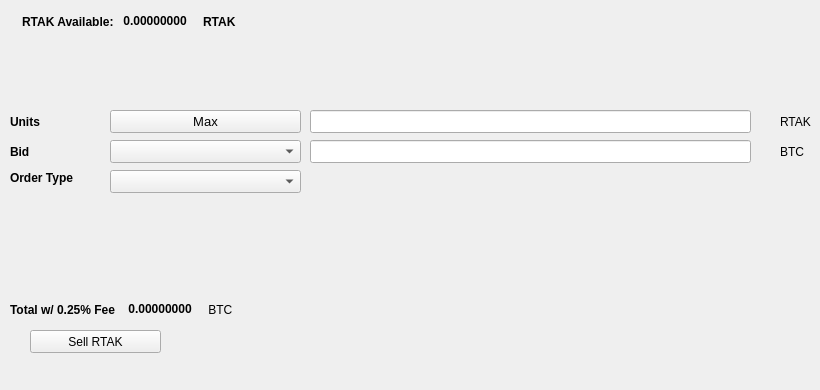
   <widget class="QWidget" name="SellTab">
    <attribute name="title">
     <string>Sell</string>
    </attribute>
    <widget class="QLabel" name="label_16">
     <property name="geometry">
      <rect>
       <x>780</x>
       <y>140</y>
       <width>31</width>
       <height>23</height>
      </rect>
     </property>
     <property name="text">
      <string>BTC</string>
     </property>
    </widget>
    <widget class="QComboBox" name="SellBidcomboBox">
     <property name="geometry">
      <rect>
       <x>110</x>
       <y>140</y>
       <width>191</width>
       <height>23</height>
      </rect>
     </property>
     <property name="font">
      <font>
       <pointsize>10</pointsize>
      </font>
     </property>
    </widget>
    <widget class="QLabel" name="label_18">
     <property name="geometry">
      <rect>
       <x>10</x>
       <y>110</y>
       <width>46</width>
       <height>23</height>
      </rect>
     </property>
     <property name="font">
      <font>
       <weight>75</weight>
       <bold>true</bold>
      </font>
     </property>
     <property name="text">
      <string>Units</string>
     </property>
    </widget>
    <widget class="QPushButton" name="Sell_Max_Amount">
     <property name="geometry">
      <rect>
       <x>110</x>
       <y>110</y>
       <width>191</width>
       <height>23</height>
      </rect>
     </property>
     <property name="font">
      <font>
       <pointsize>10</pointsize>
      </font>
     </property>
     <property name="text">
      <string>Max</string>
     </property>
    </widget>
    <widget class="QLabel" name="label_20">
     <property name="geometry">
      <rect>
       <x>10</x>
       <y>170</y>
       <width>91</width>
       <height>16</height>
      </rect>
     </property>
     <property name="font">
      <font>
       <weight>75</weight>
       <bold>true</bold>
      </font>
     </property>
     <property name="text">
      <string>Order Type</string>
     </property>
    </widget>
    <widget class="QComboBox" name="SellOrdertypeCombo">
     <property name="geometry">
      <rect>
       <x>110</x>
       <y>170</y>
       <width>191</width>
       <height>23</height>
      </rect>
     </property>
     <property name="font">
      <font>
       <pointsize>10</pointsize>
      </font>
     </property>
    </widget>
    <widget class="QLabel" name="label_21">
     <property name="geometry">
      <rect>
       <x>10</x>
       <y>140</y>
       <width>46</width>
       <height>23</height>
      </rect>
     </property>
     <property name="font">
      <font>
       <weight>75</weight>
       <bold>true</bold>
      </font>
     </property>
     <property name="text">
      <string>Bid</string>
     </property>
    </widget>
    <widget class="QLabel" name="label_22">
     <property name="geometry">
      <rect>
       <x>780</x>
       <y>110</y>
       <width>31</width>
       <height>23</height>
      </rect>
     </property>
     <property name="text">
      <string>RTAK</string>
     </property>
    </widget>
    <widget class="QLineEdit" name="UnitsInputRTAK">
     <property name="geometry">
      <rect>
       <x>310</x>
       <y>110</y>
       <width>441</width>
       <height>23</height>
      </rect>
     </property>
     <property name="font">
      <font>
       <pointsize>9</pointsize>
       <weight>75</weight>
       <bold>true</bold>
      </font>
     </property>
    </widget>
    <widget class="QLineEdit" name="SellBidPriceEdit">
     <property name="geometry">
      <rect>
       <x>310</x>
       <y>140</y>
       <width>441</width>
       <height>23</height>
      </rect>
     </property>
     <property name="font">
      <font>
       <pointsize>9</pointsize>
       <weight>75</weight>
       <bold>true</bold>
      </font>
     </property>
    </widget>
    <widget class="QPushButton" name="SellRTAKBTN">
     <property name="geometry">
      <rect>
       <x>30</x>
       <y>330</y>
       <width>131</width>
       <height>23</height>
      </rect>
     </property>
     <property name="text">
      <string>Sell RTAK</string>
     </property>
     <property name="icon">
      <iconset resource="../rtak">
       <normaloff>:/icons/bitcoin</normaloff>:/icons/bitcoin</iconset>
     </property>
    </widget>
    <widget class="QWidget" name="layoutWidget3">
     <property name="geometry">
      <rect>
       <x>22</x>
       <y>12</y>
       <width>258</width>
       <height>19</height>
      </rect>
     </property>
     <layout class="QHBoxLayout" name="horizontalLayout">
      <item>
       <widget class="QLabel" name="label232_2">
        <property name="font">
         <font>
          <weight>75</weight>
          <bold>true</bold>
         </font>
        </property>
        <property name="text">
         <string>RTAK Available:</string>
        </property>
       </widget>
      </item>
      <item>
       <widget class="QLabel" name="RTAKAvailableLabel">
        <property name="palette">
         <palette>
          <active>
           <colorrole role="WindowText">
            <brush brushstyle="SolidPattern">
             <color alpha="255">
              <red>0</red>
              <green>0</green>
              <blue>0</blue>
             </color>
            </brush>
           </colorrole>
           <colorrole role="Button">
            <brush brushstyle="SolidPattern">
             <color alpha="255">
              <red>0</red>
              <green>170</green>
              <blue>0</blue>
             </color>
            </brush>
           </colorrole>
           <colorrole role="Light">
            <brush brushstyle="SolidPattern">
             <color alpha="255">
              <red>0</red>
              <green>255</green>
              <blue>0</blue>
             </color>
            </brush>
           </colorrole>
           <colorrole role="Midlight">
            <brush brushstyle="SolidPattern">
             <color alpha="255">
              <red>0</red>
              <green>212</green>
              <blue>0</blue>
             </color>
            </brush>
           </colorrole>
           <colorrole role="Dark">
            <brush brushstyle="SolidPattern">
             <color alpha="255">
              <red>0</red>
              <green>85</green>
              <blue>0</blue>
             </color>
            </brush>
           </colorrole>
           <colorrole role="Mid">
            <brush brushstyle="SolidPattern">
             <color alpha="255">
              <red>0</red>
              <green>113</green>
              <blue>0</blue>
             </color>
            </brush>
           </colorrole>
           <colorrole role="Text">
            <brush brushstyle="SolidPattern">
             <color alpha="255">
              <red>0</red>
              <green>170</green>
              <blue>0</blue>
             </color>
            </brush>
           </colorrole>
           <colorrole role="BrightText">
            <brush brushstyle="SolidPattern">
             <color alpha="255">
              <red>255</red>
              <green>255</green>
              <blue>255</blue>
             </color>
            </brush>
           </colorrole>
           <colorrole role="ButtonText">
            <brush brushstyle="SolidPattern">
             <color alpha="255">
              <red>0</red>
              <green>0</green>
              <blue>0</blue>
             </color>
            </brush>
           </colorrole>
           <colorrole role="Base">
            <brush brushstyle="SolidPattern">
             <color alpha="255">
              <red>255</red>
              <green>255</green>
              <blue>255</blue>
             </color>
            </brush>
           </colorrole>
           <colorrole role="Window">
            <brush brushstyle="SolidPattern">
             <color alpha="255">
              <red>0</red>
              <green>170</green>
              <blue>0</blue>
             </color>
            </brush>
           </colorrole>
           <colorrole role="Shadow">
            <brush brushstyle="SolidPattern">
             <color alpha="255">
              <red>0</red>
              <green>0</green>
              <blue>0</blue>
             </color>
            </brush>
           </colorrole>
           <colorrole role="AlternateBase">
            <brush brushstyle="SolidPattern">
             <color alpha="255">
              <red>127</red>
              <green>212</green>
              <blue>127</blue>
             </color>
            </brush>
           </colorrole>
           <colorrole role="ToolTipBase">
            <brush brushstyle="SolidPattern">
             <color alpha="255">
              <red>255</red>
              <green>255</green>
              <blue>220</blue>
             </color>
            </brush>
           </colorrole>
           <colorrole role="ToolTipText">
            <brush brushstyle="SolidPattern">
             <color alpha="255">
              <red>0</red>
              <green>0</green>
              <blue>0</blue>
             </color>
            </brush>
           </colorrole>
          </active>
          <inactive>
           <colorrole role="WindowText">
            <brush brushstyle="SolidPattern">
             <color alpha="255">
              <red>0</red>
              <green>0</green>
              <blue>0</blue>
             </color>
            </brush>
           </colorrole>
           <colorrole role="Button">
            <brush brushstyle="SolidPattern">
             <color alpha="255">
              <red>0</red>
              <green>170</green>
              <blue>0</blue>
             </color>
            </brush>
           </colorrole>
           <colorrole role="Light">
            <brush brushstyle="SolidPattern">
             <color alpha="255">
              <red>0</red>
              <green>255</green>
              <blue>0</blue>
             </color>
            </brush>
           </colorrole>
           <colorrole role="Midlight">
            <brush brushstyle="SolidPattern">
             <color alpha="255">
              <red>0</red>
              <green>212</green>
              <blue>0</blue>
             </color>
            </brush>
           </colorrole>
           <colorrole role="Dark">
            <brush brushstyle="SolidPattern">
             <color alpha="255">
              <red>0</red>
              <green>85</green>
              <blue>0</blue>
             </color>
            </brush>
           </colorrole>
           <colorrole role="Mid">
            <brush brushstyle="SolidPattern">
             <color alpha="255">
              <red>0</red>
              <green>113</green>
              <blue>0</blue>
             </color>
            </brush>
           </colorrole>
           <colorrole role="Text">
            <brush brushstyle="SolidPattern">
             <color alpha="255">
              <red>0</red>
              <green>170</green>
              <blue>0</blue>
             </color>
            </brush>
           </colorrole>
           <colorrole role="BrightText">
            <brush brushstyle="SolidPattern">
             <color alpha="255">
              <red>255</red>
              <green>255</green>
              <blue>255</blue>
             </color>
            </brush>
           </colorrole>
           <colorrole role="ButtonText">
            <brush brushstyle="SolidPattern">
             <color alpha="255">
              <red>0</red>
              <green>0</green>
              <blue>0</blue>
             </color>
            </brush>
           </colorrole>
           <colorrole role="Base">
            <brush brushstyle="SolidPattern">
             <color alpha="255">
              <red>255</red>
              <green>255</green>
              <blue>255</blue>
             </color>
            </brush>
           </colorrole>
           <colorrole role="Window">
            <brush brushstyle="SolidPattern">
             <color alpha="255">
              <red>0</red>
              <green>170</green>
              <blue>0</blue>
             </color>
            </brush>
           </colorrole>
           <colorrole role="Shadow">
            <brush brushstyle="SolidPattern">
             <color alpha="255">
              <red>0</red>
              <green>0</green>
              <blue>0</blue>
             </color>
            </brush>
           </colorrole>
           <colorrole role="AlternateBase">
            <brush brushstyle="SolidPattern">
             <color alpha="255">
              <red>127</red>
              <green>212</green>
              <blue>127</blue>
             </color>
            </brush>
           </colorrole>
           <colorrole role="ToolTipBase">
            <brush brushstyle="SolidPattern">
             <color alpha="255">
              <red>255</red>
              <green>255</green>
              <blue>220</blue>
             </color>
            </brush>
           </colorrole>
           <colorrole role="ToolTipText">
            <brush brushstyle="SolidPattern">
             <color alpha="255">
              <red>0</red>
              <green>0</green>
              <blue>0</blue>
             </color>
            </brush>
           </colorrole>
          </inactive>
          <disabled>
           <colorrole role="WindowText">
            <brush brushstyle="SolidPattern">
             <color alpha="255">
              <red>0</red>
              <green>85</green>
              <blue>0</blue>
             </color>
            </brush>
           </colorrole>
           <colorrole role="Button">
            <brush brushstyle="SolidPattern">
             <color alpha="255">
              <red>0</red>
              <green>170</green>
              <blue>0</blue>
             </color>
            </brush>
           </colorrole>
           <colorrole role="Light">
            <brush brushstyle="SolidPattern">
             <color alpha="255">
              <red>0</red>
              <green>255</green>
              <blue>0</blue>
             </color>
            </brush>
           </colorrole>
           <colorrole role="Midlight">
            <brush brushstyle="SolidPattern">
             <color alpha="255">
              <red>0</red>
              <green>212</green>
              <blue>0</blue>
             </color>
            </brush>
           </colorrole>
           <colorrole role="Dark">
            <brush brushstyle="SolidPattern">
             <color alpha="255">
              <red>0</red>
              <green>85</green>
              <blue>0</blue>
             </color>
            </brush>
           </colorrole>
           <colorrole role="Mid">
            <brush brushstyle="SolidPattern">
             <color alpha="255">
              <red>0</red>
              <green>113</green>
              <blue>0</blue>
             </color>
            </brush>
           </colorrole>
           <colorrole role="Text">
            <brush brushstyle="SolidPattern">
             <color alpha="255">
              <red>0</red>
              <green>85</green>
              <blue>0</blue>
             </color>
            </brush>
           </colorrole>
           <colorrole role="BrightText">
            <brush brushstyle="SolidPattern">
             <color alpha="255">
              <red>255</red>
              <green>255</green>
              <blue>255</blue>
             </color>
            </brush>
           </colorrole>
           <colorrole role="ButtonText">
            <brush brushstyle="SolidPattern">
             <color alpha="255">
              <red>0</red>
              <green>85</green>
              <blue>0</blue>
             </color>
            </brush>
           </colorrole>
           <colorrole role="Base">
            <brush brushstyle="SolidPattern">
             <color alpha="255">
              <red>0</red>
              <green>170</green>
              <blue>0</blue>
             </color>
            </brush>
           </colorrole>
           <colorrole role="Window">
            <brush brushstyle="SolidPattern">
             <color alpha="255">
              <red>0</red>
              <green>170</green>
              <blue>0</blue>
             </color>
            </brush>
           </colorrole>
           <colorrole role="Shadow">
            <brush brushstyle="SolidPattern">
             <color alpha="255">
              <red>0</red>
              <green>0</green>
              <blue>0</blue>
             </color>
            </brush>
           </colorrole>
           <colorrole role="AlternateBase">
            <brush brushstyle="SolidPattern">
             <color alpha="255">
              <red>0</red>
              <green>170</green>
              <blue>0</blue>
             </color>
            </brush>
           </colorrole>
           <colorrole role="ToolTipBase">
            <brush brushstyle="SolidPattern">
             <color alpha="255">
              <red>255</red>
              <green>255</green>
              <blue>220</blue>
             </color>
            </brush>
           </colorrole>
           <colorrole role="ToolTipText">
            <brush brushstyle="SolidPattern">
             <color alpha="255">
              <red>0</red>
              <green>0</green>
              <blue>0</blue>
             </color>
            </brush>
           </colorrole>
          </disabled>
         </palette>
        </property>
        <property name="font">
         <font>
          <weight>75</weight>
          <bold>true</bold>
         </font>
        </property>
        <property name="text">
         <string> 0.00000000 </string>
        </property>
        <property name="textInteractionFlags">
         <set>Qt::LinksAccessibleByMouse|Qt::TextSelectableByKeyboard|Qt::TextSelectableByMouse</set>
        </property>
       </widget>
      </item>
      <item>
       <widget class="QLabel" name="labelRTAK">
        <property name="font">
         <font>
          <weight>75</weight>
          <bold>true</bold>
         </font>
        </property>
        <property name="text">
         <string>RTAK</string>
        </property>
       </widget>
      </item>
     </layout>
    </widget>
    <widget class="QWidget" name="layoutWidget">
     <property name="geometry">
      <rect>
       <x>10</x>
       <y>300</y>
       <width>268</width>
       <height>19</height>
      </rect>
     </property>
     <layout class="QHBoxLayout" name="horizontalLayout_2">
      <item>
       <widget class="QLabel" name="label_19">
        <property name="font">
         <font>
          <weight>75</weight>
          <bold>true</bold>
         </font>
        </property>
        <property name="text">
         <string>Total w/ 0.25% Fee </string>
        </property>
       </widget>
      </item>
      <item>
       <widget class="QLabel" name="SellCostLabel">
        <property name="palette">
         <palette>
          <active>
           <colorrole role="WindowText">
            <brush brushstyle="SolidPattern">
             <color alpha="255">
              <red>0</red>
              <green>0</green>
              <blue>0</blue>
             </color>
            </brush>
           </colorrole>
           <colorrole role="Button">
            <brush brushstyle="SolidPattern">
             <color alpha="255">
              <red>0</red>
              <green>170</green>
              <blue>0</blue>
             </color>
            </brush>
           </colorrole>
           <colorrole role="Light">
            <brush brushstyle="SolidPattern">
             <color alpha="255">
              <red>0</red>
              <green>255</green>
              <blue>0</blue>
             </color>
            </brush>
           </colorrole>
           <colorrole role="Midlight">
            <brush brushstyle="SolidPattern">
             <color alpha="255">
              <red>0</red>
              <green>212</green>
              <blue>0</blue>
             </color>
            </brush>
           </colorrole>
           <colorrole role="Dark">
            <brush brushstyle="SolidPattern">
             <color alpha="255">
              <red>0</red>
              <green>85</green>
              <blue>0</blue>
             </color>
            </brush>
           </colorrole>
           <colorrole role="Mid">
            <brush brushstyle="SolidPattern">
             <color alpha="255">
              <red>0</red>
              <green>113</green>
              <blue>0</blue>
             </color>
            </brush>
           </colorrole>
           <colorrole role="Text">
            <brush brushstyle="SolidPattern">
             <color alpha="255">
              <red>0</red>
              <green>170</green>
              <blue>0</blue>
             </color>
            </brush>
           </colorrole>
           <colorrole role="BrightText">
            <brush brushstyle="SolidPattern">
             <color alpha="255">
              <red>255</red>
              <green>255</green>
              <blue>255</blue>
             </color>
            </brush>
           </colorrole>
           <colorrole role="ButtonText">
            <brush brushstyle="SolidPattern">
             <color alpha="255">
              <red>0</red>
              <green>0</green>
              <blue>0</blue>
             </color>
            </brush>
           </colorrole>
           <colorrole role="Base">
            <brush brushstyle="SolidPattern">
             <color alpha="255">
              <red>255</red>
              <green>255</green>
              <blue>255</blue>
             </color>
            </brush>
           </colorrole>
           <colorrole role="Window">
            <brush brushstyle="SolidPattern">
             <color alpha="255">
              <red>0</red>
              <green>170</green>
              <blue>0</blue>
             </color>
            </brush>
           </colorrole>
           <colorrole role="Shadow">
            <brush brushstyle="SolidPattern">
             <color alpha="255">
              <red>0</red>
              <green>0</green>
              <blue>0</blue>
             </color>
            </brush>
           </colorrole>
           <colorrole role="AlternateBase">
            <brush brushstyle="SolidPattern">
             <color alpha="255">
              <red>127</red>
              <green>212</green>
              <blue>127</blue>
             </color>
            </brush>
           </colorrole>
           <colorrole role="ToolTipBase">
            <brush brushstyle="SolidPattern">
             <color alpha="255">
              <red>255</red>
              <green>255</green>
              <blue>220</blue>
             </color>
            </brush>
           </colorrole>
           <colorrole role="ToolTipText">
            <brush brushstyle="SolidPattern">
             <color alpha="255">
              <red>0</red>
              <green>0</green>
              <blue>0</blue>
             </color>
            </brush>
           </colorrole>
          </active>
          <inactive>
           <colorrole role="WindowText">
            <brush brushstyle="SolidPattern">
             <color alpha="255">
              <red>0</red>
              <green>0</green>
              <blue>0</blue>
             </color>
            </brush>
           </colorrole>
           <colorrole role="Button">
            <brush brushstyle="SolidPattern">
             <color alpha="255">
              <red>0</red>
              <green>170</green>
              <blue>0</blue>
             </color>
            </brush>
           </colorrole>
           <colorrole role="Light">
            <brush brushstyle="SolidPattern">
             <color alpha="255">
              <red>0</red>
              <green>255</green>
              <blue>0</blue>
             </color>
            </brush>
           </colorrole>
           <colorrole role="Midlight">
            <brush brushstyle="SolidPattern">
             <color alpha="255">
              <red>0</red>
              <green>212</green>
              <blue>0</blue>
             </color>
            </brush>
           </colorrole>
           <colorrole role="Dark">
            <brush brushstyle="SolidPattern">
             <color alpha="255">
              <red>0</red>
              <green>85</green>
              <blue>0</blue>
             </color>
            </brush>
           </colorrole>
           <colorrole role="Mid">
            <brush brushstyle="SolidPattern">
             <color alpha="255">
              <red>0</red>
              <green>113</green>
              <blue>0</blue>
             </color>
            </brush>
           </colorrole>
           <colorrole role="Text">
            <brush brushstyle="SolidPattern">
             <color alpha="255">
              <red>0</red>
              <green>170</green>
              <blue>0</blue>
             </color>
            </brush>
           </colorrole>
           <colorrole role="BrightText">
            <brush brushstyle="SolidPattern">
             <color alpha="255">
              <red>255</red>
              <green>255</green>
              <blue>255</blue>
             </color>
            </brush>
           </colorrole>
           <colorrole role="ButtonText">
            <brush brushstyle="SolidPattern">
             <color alpha="255">
              <red>0</red>
              <green>0</green>
              <blue>0</blue>
             </color>
            </brush>
           </colorrole>
           <colorrole role="Base">
            <brush brushstyle="SolidPattern">
             <color alpha="255">
              <red>255</red>
              <green>255</green>
              <blue>255</blue>
             </color>
            </brush>
           </colorrole>
           <colorrole role="Window">
            <brush brushstyle="SolidPattern">
             <color alpha="255">
              <red>0</red>
              <green>170</green>
              <blue>0</blue>
             </color>
            </brush>
           </colorrole>
           <colorrole role="Shadow">
            <brush brushstyle="SolidPattern">
             <color alpha="255">
              <red>0</red>
              <green>0</green>
              <blue>0</blue>
             </color>
            </brush>
           </colorrole>
           <colorrole role="AlternateBase">
            <brush brushstyle="SolidPattern">
             <color alpha="255">
              <red>127</red>
              <green>212</green>
              <blue>127</blue>
             </color>
            </brush>
           </colorrole>
           <colorrole role="ToolTipBase">
            <brush brushstyle="SolidPattern">
             <color alpha="255">
              <red>255</red>
              <green>255</green>
              <blue>220</blue>
             </color>
            </brush>
           </colorrole>
           <colorrole role="ToolTipText">
            <brush brushstyle="SolidPattern">
             <color alpha="255">
              <red>0</red>
              <green>0</green>
              <blue>0</blue>
             </color>
            </brush>
           </colorrole>
          </inactive>
          <disabled>
           <colorrole role="WindowText">
            <brush brushstyle="SolidPattern">
             <color alpha="255">
              <red>0</red>
              <green>85</green>
              <blue>0</blue>
             </color>
            </brush>
           </colorrole>
           <colorrole role="Button">
            <brush brushstyle="SolidPattern">
             <color alpha="255">
              <red>0</red>
              <green>170</green>
              <blue>0</blue>
             </color>
            </brush>
           </colorrole>
           <colorrole role="Light">
            <brush brushstyle="SolidPattern">
             <color alpha="255">
              <red>0</red>
              <green>255</green>
              <blue>0</blue>
             </color>
            </brush>
           </colorrole>
           <colorrole role="Midlight">
            <brush brushstyle="SolidPattern">
             <color alpha="255">
              <red>0</red>
              <green>212</green>
              <blue>0</blue>
             </color>
            </brush>
           </colorrole>
           <colorrole role="Dark">
            <brush brushstyle="SolidPattern">
             <color alpha="255">
              <red>0</red>
              <green>85</green>
              <blue>0</blue>
             </color>
            </brush>
           </colorrole>
           <colorrole role="Mid">
            <brush brushstyle="SolidPattern">
             <color alpha="255">
              <red>0</red>
              <green>113</green>
              <blue>0</blue>
             </color>
            </brush>
           </colorrole>
           <colorrole role="Text">
            <brush brushstyle="SolidPattern">
             <color alpha="255">
              <red>0</red>
              <green>85</green>
              <blue>0</blue>
             </color>
            </brush>
           </colorrole>
           <colorrole role="BrightText">
            <brush brushstyle="SolidPattern">
             <color alpha="255">
              <red>255</red>
              <green>255</green>
              <blue>255</blue>
             </color>
            </brush>
           </colorrole>
           <colorrole role="ButtonText">
            <brush brushstyle="SolidPattern">
             <color alpha="255">
              <red>0</red>
              <green>85</green>
              <blue>0</blue>
             </color>
            </brush>
           </colorrole>
           <colorrole role="Base">
            <brush brushstyle="SolidPattern">
             <color alpha="255">
              <red>0</red>
              <green>170</green>
              <blue>0</blue>
             </color>
            </brush>
           </colorrole>
           <colorrole role="Window">
            <brush brushstyle="SolidPattern">
             <color alpha="255">
              <red>0</red>
              <green>170</green>
              <blue>0</blue>
             </color>
            </brush>
           </colorrole>
           <colorrole role="Shadow">
            <brush brushstyle="SolidPattern">
             <color alpha="255">
              <red>0</red>
              <green>0</green>
              <blue>0</blue>
             </color>
            </brush>
           </colorrole>
           <colorrole role="AlternateBase">
            <brush brushstyle="SolidPattern">
             <color alpha="255">
              <red>0</red>
              <green>170</green>
              <blue>0</blue>
             </color>
            </brush>
           </colorrole>
           <colorrole role="ToolTipBase">
            <brush brushstyle="SolidPattern">
             <color alpha="255">
              <red>255</red>
              <green>255</green>
              <blue>220</blue>
             </color>
            </brush>
           </colorrole>
           <colorrole role="ToolTipText">
            <brush brushstyle="SolidPattern">
             <color alpha="255">
              <red>0</red>
              <green>0</green>
              <blue>0</blue>
             </color>
            </brush>
           </colorrole>
          </disabled>
         </palette>
        </property>
        <property name="font">
         <font>
          <weight>75</weight>
          <bold>true</bold>
         </font>
        </property>
        <property name="autoFillBackground">
         <bool>false</bool>
        </property>
        <property name="text">
         <string> 0.00000000</string>
        </property>
        <property name="textInteractionFlags">
         <set>Qt::LinksAccessibleByMouse|Qt::TextSelectableByMouse</set>
        </property>
       </widget>
      </item>
      <item>
       <widget class="QLabel" name="label_17">
        <property name="font">
         <font>
          <weight>50</weight>
          <bold>false</bold>
         </font>
        </property>
        <property name="text">
         <string> BTC</string>
        </property>
       </widget>
      </item>
     </layout>
    </widget>
    <widget class="QLabel" name="label_23">
     <property name="geometry">
      <rect>
       <x>460</x>
       <y>300</y>
       <width>281</width>
       <height>81</height>
      </rect>
     </property>
     <property name="text">
      <string/>
     </property>
     <property name="pixmap">
      <pixmap>:/images/bittrex</pixmap>
     </property>
    </widget>
   </widget>
